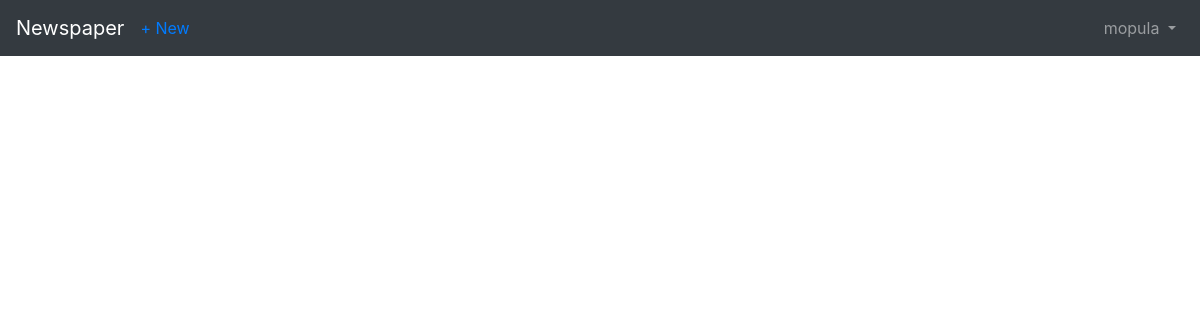
The page /articles/ (signed in) on the database as committed earlier.
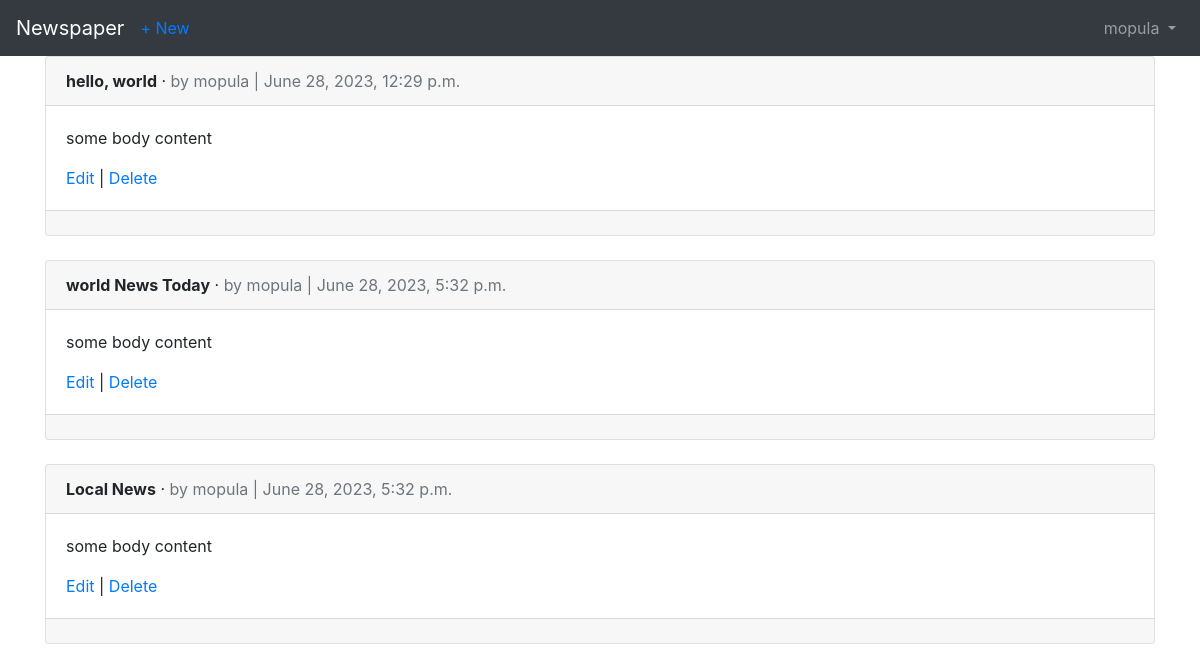
The same page on the database as committed later.
### accounts/models.py (models this page shows)
class CustomUser(AbstractUser):
      age = models.PositiveBigIntegerField(null=True, blank=True)

### articles/models.py (models this page shows, shortened)
class Article(models.Model):
      title = models.CharField(max_length=255)
      body = models.TextField()
      date = models.DateTimeField(auto_now_add=True)
      author = models.ForeignKey(
            get_user_model(),
            on_delete=models.CASCADE,
      )

### articles/views.py (the view)
# urls.py: path('', ArticleListView.as_view(), name='article_list'),
class ArticleListView(LoginRequiredMixin, ListView):
      model = Article
      template_name = 'article_list.html'

### articles/templates/article_list.html (shortened to what this page needs)
{% extends 'base.html' %}
{% block content %}
      {% for article in object_list %}
            <div class="card">
                  <div class="card-header">
                        <span class="font-weight-bold">{{ article.title }}</span> &middot;
                        <span class="text-muted">by {{ article.author }} |
                              {{ article.date }}
                        </span>
                  </div>
                  <div class="card-body">
                        <p>{{ article.body }}</p>
                        <a href="{% url 'article_edit' article.pk %}">Edit</a> |
                        <a href="{% url 'article_delete' article.pk %}">Delete</a>
                  </div>
                  <div class="card-footer">
                  </div>
            </div>
            <br />
      {% endfor %}
{% endblock content %}

### accounts/templates/base.html (shortened to what this page needs)
<!DOCTYPE html>
<html>
<head>
      <link rel="stylesheet" href="https://cdn.jsdelivr.net/npm/bootstrap@4.5.3/dist/css/bootstrap.min.css">
</head>
<body>
      <nav class="navbar navbar-expand-lg navbar-dark bg-dark">
            <a class="navbar-brand" href="{% url 'home' %}" >Newspaper</a>
            <ul class="navbar-nav mr-auto">
                  <li class="nav-item">
                  <a href="{% url 'article_new' %}">+ New</a></li>
            </ul>
            <div class="collapse navbar-collapse" id="navbarSupportedContent">
                  {% if user.is_authenticated %}
                  <ul class="navbar-nav ml-auto">
                        <li class="nav-item">
                              <a class="nav-link dropdown-toggle" href="#" id="navbarDropdown" role="button" data-toggle="dropdown" aria-haspopup="true" aria-expanded="false">
                                    {{ user.username }}
                              </a>
                        </li>
                  </ul>
                  {% else %}
                  <form class="form-inline ml-auto">
                        <a href="{% url 'login' %}" class="btn btn-ouline-secondry">Log in</a>
                        <a href="{% url 'signup' %}" class="btn btn-primary ml-2">Sign up</a>
                  </form>
                  {% endif %}
            </div>
      </nav>
      <main>
            <div class="container">
                  {% block content %}
                  {% endblock content %}
            </div>
      </main>
</body>
</html>

Rows that differ between the two databases and show on the page:
added Article: title "hello, world", author "mopula", date "June 28, 2023, 12:29 p.m.", body "some body content"
added Article: title "world News Today", author "mopula", date "June 28, 2023, 5:32 p.m.", body "some body content"
added Article: title "Local News", author "mopula", date "June 28, 2023, 5:32 p.m.", body "some body content"
